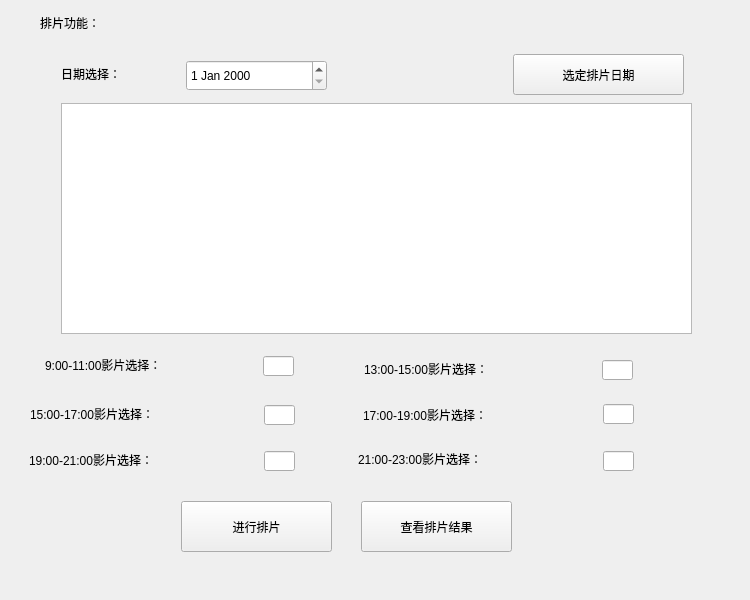
<?xml version="1.0" encoding="UTF-8"?>
<ui version="4.0">
 <class>assign</class>
 <widget class="QWidget" name="assign">
  <property name="geometry">
   <rect>
    <x>0</x>
    <y>0</y>
    <width>750</width>
    <height>600</height>
   </rect>
  </property>
  <property name="windowTitle">
   <string>Dialog</string>
  </property>
  <layout class="QGridLayout" name="gridLayout">
   <item row="0" column="0">
    <widget class="QStackedWidget" name="stack">
     <property name="minimumSize">
      <size>
       <width>0</width>
       <height>0</height>
      </size>
     </property>
     <property name="maximumSize">
      <size>
       <width>750</width>
       <height>600</height>
      </size>
     </property>
     <property name="currentIndex">
      <number>0</number>
     </property>
     <widget class="QWidget" name="assign_page">
      <widget class="QLabel" name="label">
       <property name="geometry">
        <rect>
         <x>34</x>
         <y>338</y>
         <width>221</width>
         <height>31</height>
        </rect>
       </property>
       <property name="styleSheet">
        <string notr="true">font: 290 12pt &quot;微软雅黑 Light&quot;;</string>
       </property>
       <property name="text">
        <string>9:00-11:00影片选择：</string>
       </property>
      </widget>
      <widget class="QLabel" name="label_2">
       <property name="geometry">
        <rect>
         <x>50</x>
         <y>42</y>
         <width>131</width>
         <height>41</height>
        </rect>
       </property>
       <property name="styleSheet">
        <string notr="true">font: 290 12pt &quot;微软雅黑 Light&quot;;</string>
       </property>
       <property name="text">
        <string>日期选择：</string>
       </property>
      </widget>
      <widget class="QDateEdit" name="dateEdit">
       <property name="geometry">
        <rect>
         <x>175</x>
         <y>49</y>
         <width>141</width>
         <height>31</height>
        </rect>
       </property>
      </widget>
      <widget class="QPushButton" name="do_assign">
       <property name="geometry">
        <rect>
         <x>170</x>
         <y>490</y>
         <width>151</width>
         <height>51</height>
        </rect>
       </property>
       <property name="text">
        <string>进行排片</string>
       </property>
      </widget>
      <widget class="QLabel" name="label_3">
       <property name="geometry">
        <rect>
         <x>29</x>
         <y>-9</y>
         <width>131</width>
         <height>41</height>
        </rect>
       </property>
       <property name="styleSheet">
        <string notr="true">font: 290 12pt &quot;微软雅黑 Light&quot;;</string>
       </property>
       <property name="text">
        <string>排片功能：</string>
       </property>
      </widget>
      <widget class="QTableWidget" name="tableWidget">
       <property name="geometry">
        <rect>
         <x>50</x>
         <y>92</y>
         <width>631</width>
         <height>231</height>
        </rect>
       </property>
      </widget>
      <widget class="QPushButton" name="assign_check">
       <property name="geometry">
        <rect>
         <x>350</x>
         <y>490</y>
         <width>151</width>
         <height>51</height>
        </rect>
       </property>
       <property name="text">
        <string>查看排片结果</string>
       </property>
      </widget>
      <widget class="QPushButton" name="date_select">
       <property name="geometry">
        <rect>
         <x>502</x>
         <y>43</y>
         <width>171</width>
         <height>41</height>
        </rect>
       </property>
       <property name="text">
        <string>选定排片日期</string>
       </property>
      </widget>
      <widget class="QLineEdit" name="movie1">
       <property name="geometry">
        <rect>
         <x>252</x>
         <y>345</y>
         <width>31</width>
         <height>20</height>
        </rect>
       </property>
      </widget>
      <widget class="QLabel" name="label_4">
       <property name="geometry">
        <rect>
         <x>353</x>
         <y>342</y>
         <width>241</width>
         <height>31</height>
        </rect>
       </property>
       <property name="styleSheet">
        <string notr="true">font: 290 12pt &quot;微软雅黑 Light&quot;;</string>
       </property>
       <property name="text">
        <string>13:00-15:00影片选择：</string>
       </property>
      </widget>
      <widget class="QLineEdit" name="movie2">
       <property name="geometry">
        <rect>
         <x>591</x>
         <y>349</y>
         <width>31</width>
         <height>20</height>
        </rect>
       </property>
      </widget>
      <widget class="QLabel" name="label_6">
       <property name="geometry">
        <rect>
         <x>19</x>
         <y>387</y>
         <width>231</width>
         <height>31</height>
        </rect>
       </property>
       <property name="styleSheet">
        <string notr="true">font: 290 12pt &quot;微软雅黑 Light&quot;;</string>
       </property>
       <property name="text">
        <string>15:00-17:00影片选择：</string>
       </property>
      </widget>
      <widget class="QLineEdit" name="movie3">
       <property name="geometry">
        <rect>
         <x>253</x>
         <y>394</y>
         <width>31</width>
         <height>20</height>
        </rect>
       </property>
      </widget>
      <widget class="QLabel" name="label_7">
       <property name="geometry">
        <rect>
         <x>352</x>
         <y>388</y>
         <width>241</width>
         <height>31</height>
        </rect>
       </property>
       <property name="styleSheet">
        <string notr="true">font: 290 12pt &quot;微软雅黑 Light&quot;;</string>
       </property>
       <property name="text">
        <string>17:00-19:00影片选择：</string>
       </property>
      </widget>
      <widget class="QLineEdit" name="movie4">
       <property name="geometry">
        <rect>
         <x>592</x>
         <y>393</y>
         <width>31</width>
         <height>20</height>
        </rect>
       </property>
      </widget>
      <widget class="QLabel" name="label_8">
       <property name="geometry">
        <rect>
         <x>18</x>
         <y>428</y>
         <width>231</width>
         <height>41</height>
        </rect>
       </property>
       <property name="styleSheet">
        <string notr="true">font: 290 12pt &quot;微软雅黑 Light&quot;;</string>
       </property>
       <property name="text">
        <string>19:00-21:00影片选择：</string>
       </property>
      </widget>
      <widget class="QLineEdit" name="movie5">
       <property name="geometry">
        <rect>
         <x>253</x>
         <y>440</y>
         <width>31</width>
         <height>20</height>
        </rect>
       </property>
      </widget>
      <widget class="QLabel" name="label_9">
       <property name="geometry">
        <rect>
         <x>347</x>
         <y>432</y>
         <width>251</width>
         <height>31</height>
        </rect>
       </property>
       <property name="styleSheet">
        <string notr="true">font: 290 12pt &quot;微软雅黑 Light&quot;;</string>
       </property>
       <property name="text">
        <string>21:00-23:00影片选择：</string>
       </property>
      </widget>
      <widget class="QLineEdit" name="movie6">
       <property name="geometry">
        <rect>
         <x>592</x>
         <y>440</y>
         <width>31</width>
         <height>20</height>
        </rect>
       </property>
      </widget>
     </widget>
     <widget class="QWidget" name="assign_result">
      <widget class="QTableWidget" name="tableWidget_2">
       <property name="geometry">
        <rect>
         <x>67</x>
         <y>102</y>
         <width>591</width>
         <height>341</height>
        </rect>
       </property>
      </widget>
      <widget class="QLabel" name="label_5">
       <property name="geometry">
        <rect>
         <x>20</x>
         <y>10</y>
         <width>111</width>
         <height>31</height>
        </rect>
       </property>
       <property name="styleSheet">
        <string notr="true">font: 290 12pt &quot;微软雅黑 Light&quot;;</string>
       </property>
       <property name="text">
        <string>排片表：</string>
       </property>
      </widget>
      <widget class="QPushButton" name="back">
       <property name="geometry">
        <rect>
         <x>301</x>
         <y>480</y>
         <width>91</width>
         <height>41</height>
        </rect>
       </property>
       <property name="text">
        <string>前往排片</string>
       </property>
      </widget>
      <widget class="QDateEdit" name="dateEdit_2">
       <property name="geometry">
        <rect>
         <x>190</x>
         <y>41</y>
         <width>141</width>
         <height>31</height>
        </rect>
       </property>
      </widget>
      <widget class="QPushButton" name="assign_search">
       <property name="geometry">
        <rect>
         <x>378</x>
         <y>35</y>
         <width>171</width>
         <height>41</height>
        </rect>
       </property>
       <property name="text">
        <string>查看该日期排片表</string>
       </property>
      </widget>
     </widget>
     <widget class="QWidget" name="none_2"/>
    </widget>
   </item>
  </layout>
 </widget>
 <resources/>
 <connections/>
</ui>
